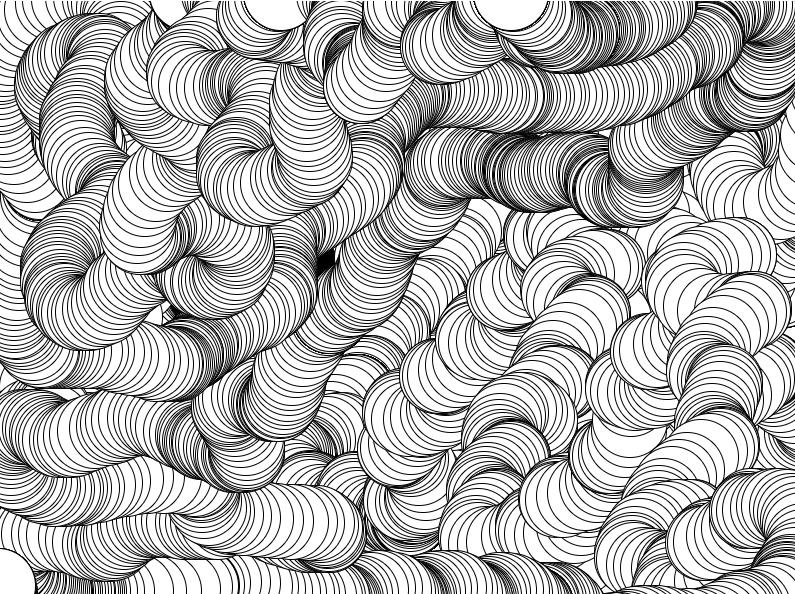
#> input picture talks-articles/languages-n-runtimes/python/pillow/images/dream-cloud.jpg, 795 x 594 px
$ python zetcode_com--pillow_tutorial.py
#> lines starting #> are read from the running program, lines starting #| are printed output that depends on the picture
#!/usr/bin/env python
# source: http://zetcode.com/python/pillow/
# source: https://www.pythonforbeginners.com/gui/how-to-use-pillow
#
# portions not covered in ./corey-schafer-image-manipulation-with-pillow.py

# Filters in Pillow: BLUR, CONTOUR, DETAIL, EDGE_ENHANCE,
# EDGE_ENHANCE_MORE, EMBOSS, FIND_EDGES, SMOOTH, SMOOTH_MORE, SHARPEN

from PIL import Image, ImageDraw, ImageFilter, ImageFont
import sys


source_bg_image = 'images/dream-cloud.jpg'
tmp_bg_image = '/tmp/dream-cloud.png'
font_freesans_path = '/usr/share/fonts/gnu-free/FreeSans.ttf'


def open_n_blur(img_path):
#> called with img_path = 'images/dream-cloud.jpg'
    try:
        img = Image.open(img_path)
#> img is the input picture: PIL image 795x594 RGB; min 0, max 255, mean 185.6
        return img.filter(ImageFilter.BLUR)
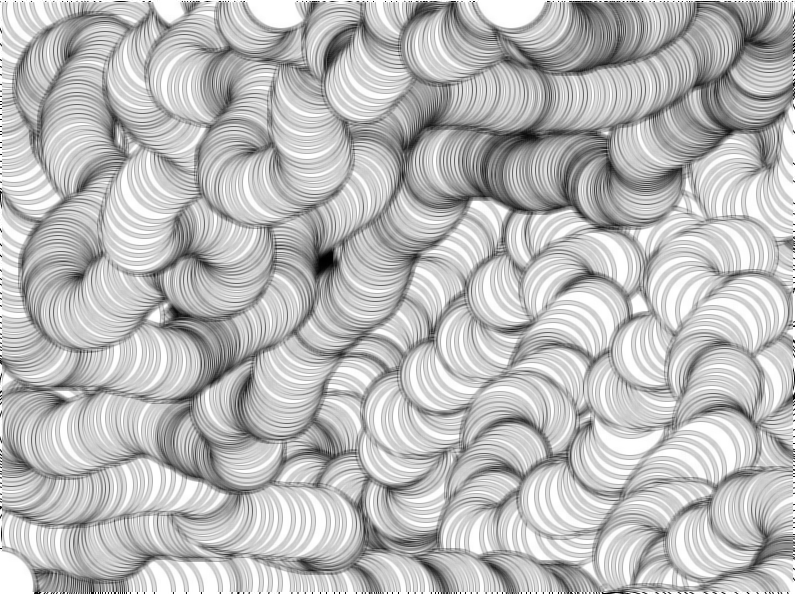
#> returned value: PIL image 795x594 RGB; min 0, max 255, mean 185.7
    except Exception as e:
        print("failed to load image: %s" % (source_bg_image))
        sys.exit(1)


def image_info(img):
    print("Format: {0}\nSize: {1}\nMode: {2}".format(
        img.format, img.size, img.mode))
#| Format: None
#| Size: (795, 594)
#| Mode: RGB


def draw_new_image():
    img = Image.new('RGBA', (800, 600), 'black')
#> img: PIL image 800x600 RGBA
    draw = ImageDraw.Draw(img)
    draw.rectangle((50, 50, 750, 550), fill='lightblue')
    del draw
    return img


def add_text(img, text, font_path):
    draw = ImageDraw.Draw(img)
    font = ImageFont.truetype(font_path, size=32)
    draw.text((25, 25), text, font=font)
    del draw
    return img


blurred = open_n_blur(source_bg_image)
image_info(blurred)
blurred.show()

new_img = draw_new_image()
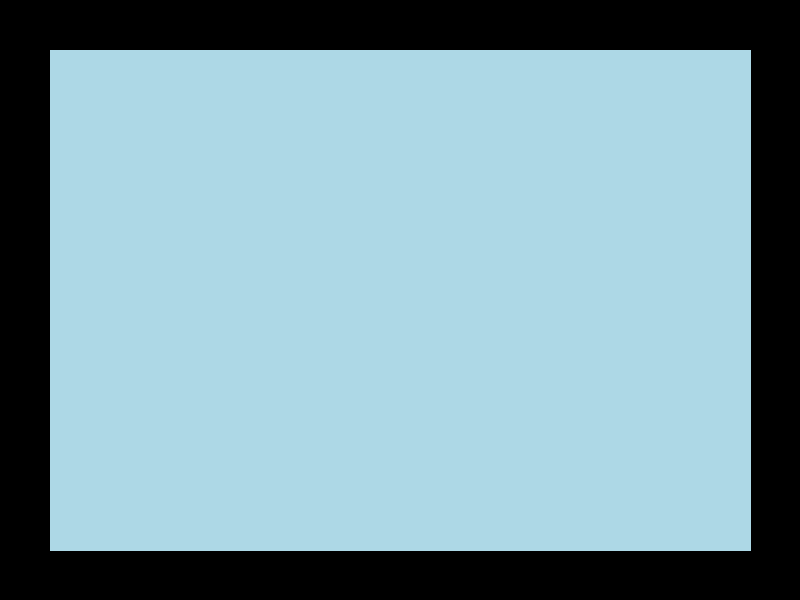
#> new_img: PIL image 800x600 RGBA; mean R, G, B, A 126.6, 158, 168.3, 255
new_img_with_txt = add_text(new_img, "Watermark or something...", font_freesans_path)
new_img_with_txt.save(tmp_bg_image)
contoured_img = new_img_with_txt.filter(ImageFilter.CONTOUR)
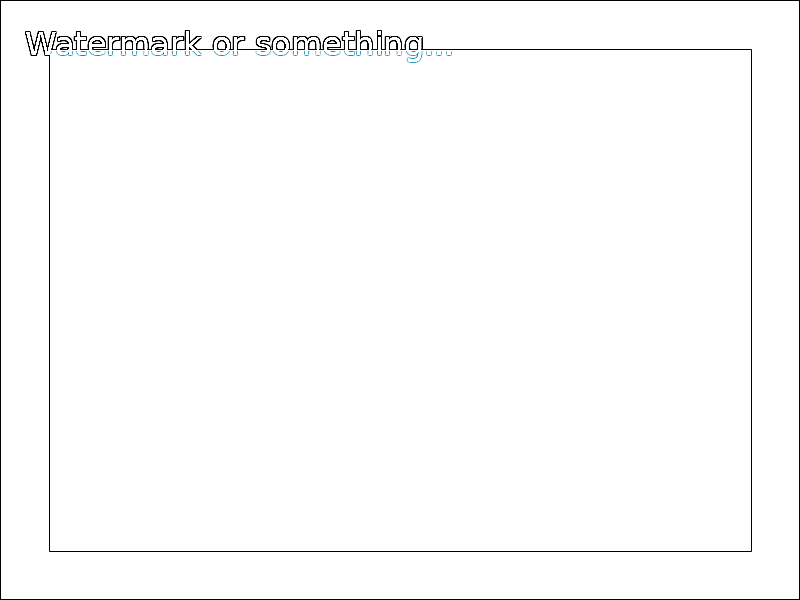
#> contoured_img: PIL image 800x600 RGBA; mean R, G, B, A 251.2, 251.3, 251.4, 255
new_img_with_txt.show()
contoured_img.show()
new_img_with_txt.close()
contoured_img.close()
new_img.close()
